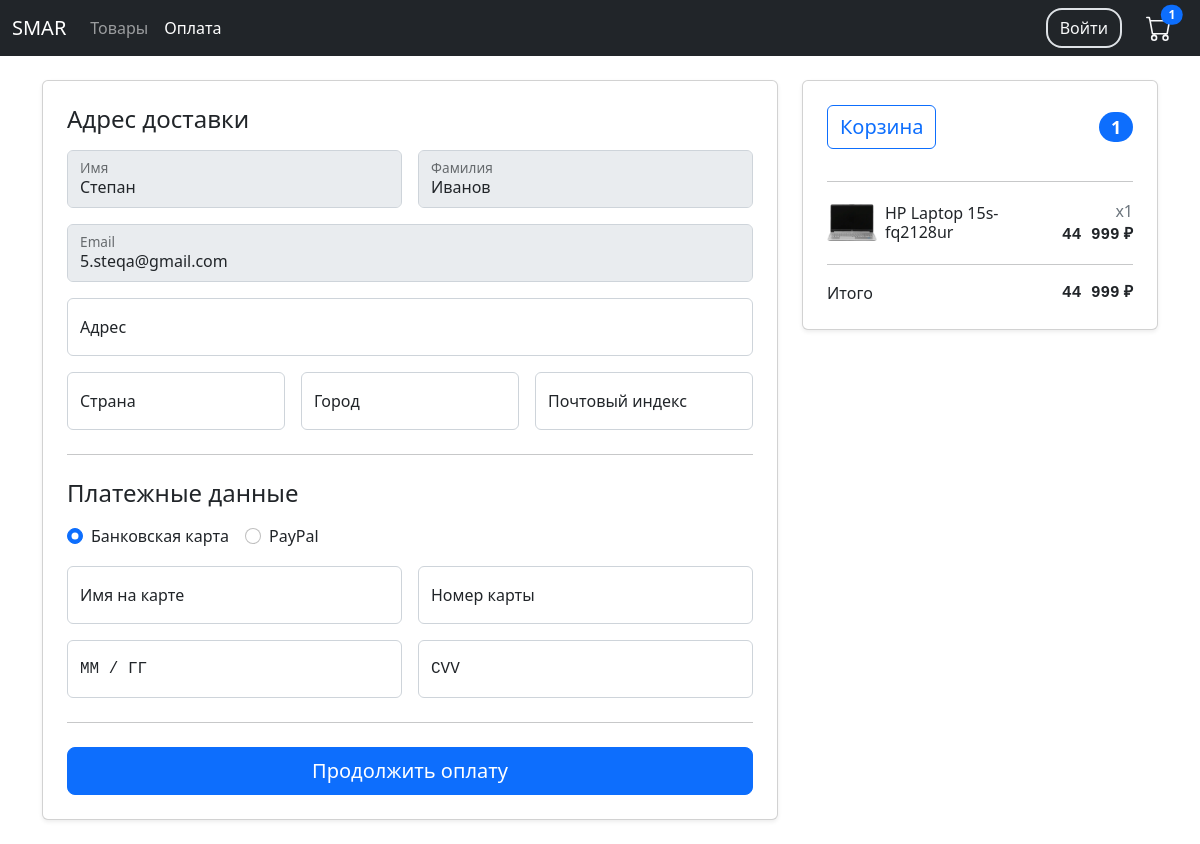
The page /checkout/ (signed in) on the database as committed earlier.
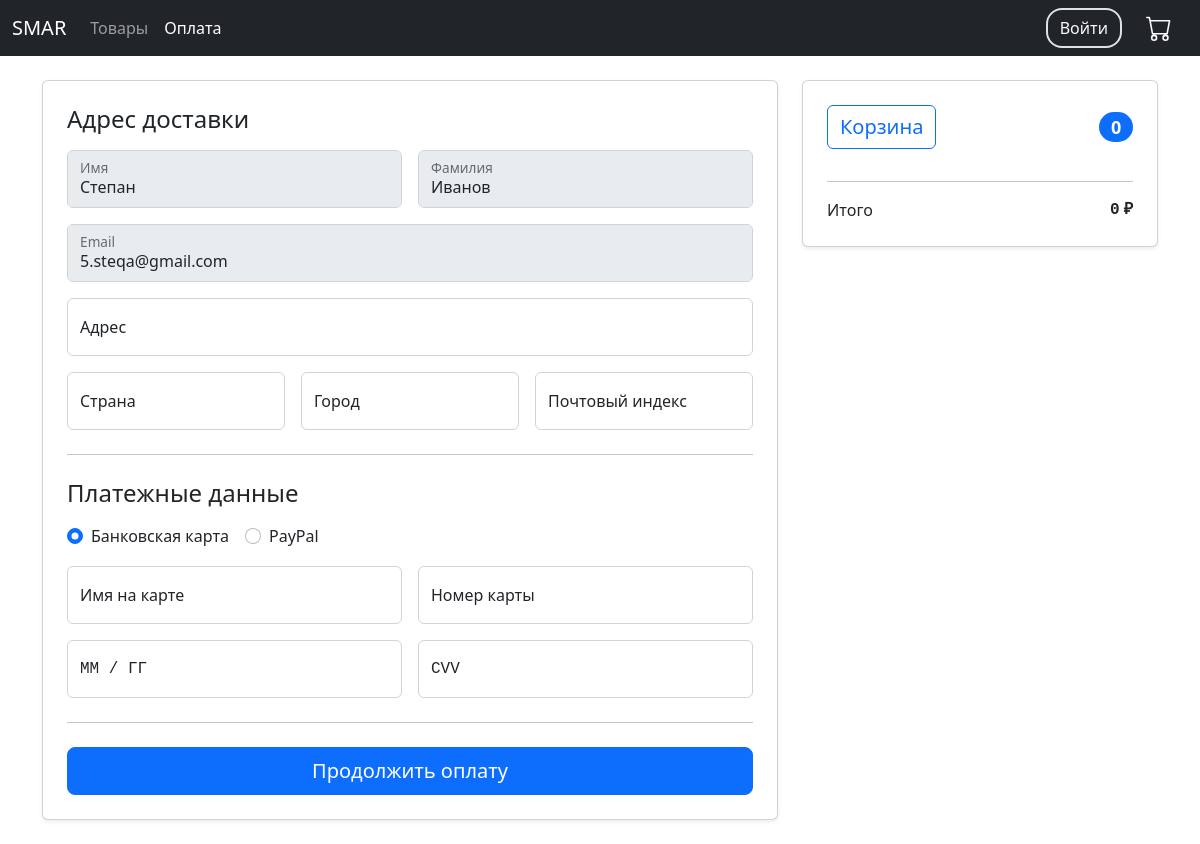
The same page on the database as committed later.
### store/models.py (models this page shows, shortened)
class Order(models.Model):
    customer = models.ForeignKey(User, on_delete=models.SET_NULL, null=True)
    date_ordered = models.DateTimeField(auto_now_add=True)
    complete = models.BooleanField(default=False)
    transaction_id = models.CharField(max_length=200)
    @property
    def get_total_order_price(self):
        order_items = self.orderitem_set.all()
        total_price = sum(item.get_total_items_price for item in order_items)
        return total_price
    @property
    def get_total_order_quantity(self):
        order_items = self.orderitem_set.all()
        total_quantity = sum(item.quantity for item in order_items)
        return total_quantity

class OrderItem(models.Model):
    product = models.ForeignKey(Product, on_delete=models.SET_NULL, null=True)
    order = models.ForeignKey(Order, on_delete=models.SET_NULL, null=True)
    quantity = models.SmallIntegerField(default=0)
    date_added = models.DateTimeField(auto_now_add=True)
    @property
    def get_total_items_price(self):
        total_price = self.product.price * self.quantity
        return total_price

class Product(models.Model):
    name = models.CharField(max_length=44)
    price = models.DecimalField(max_digits=9, decimal_places=2)
    image = models.ImageField()

### store/views.py (the view)
# urls.py: path('checkout/', views.checkout, name='checkout'),
def checkout(request):
    data = cart_data(request)
    order = data['order']
    order_items = data['order_items']
    cart_total_quantity = data['cart_total_quantity']
    context = {
        'order': order,
        'order_items': order_items,
        'cart_total_quantity': cart_total_quantity,
    }
    if request.user.is_authenticated:
        context['first_name'] = request.user.first_name
        context['last_name'] = request.user.last_name
        context['email'] = request.user.email
    return render(request, 'store/checkout.html', context)

### store/utils.py (called while the page is built)
def cart_data(request):
    if request.user.is_authenticated:
        customer = request.user
        order, created = Order.objects.get_or_create(customer=customer, complete=False)
        order_items = order.orderitem_set.all()
        cart_total_quantity = order.get_total_order_quantity
    else:
        cart = cookie_cart_data(request)
        order = cart['order']
        order_items = cart['order_items']
        cart_total_quantity = cart['cart_total_quantity']
    return {
        'order': order,
        'order_items': order_items,
        'cart_total_quantity': cart_total_quantity,
    }

### store/templates/store/checkout.html (shortened to what the changed rows need)
{% extends 'store/base.html' %}
{% load static %}
{% load humanize %}
{% block content %}
<div class="row gx-4 my-4">
    <div class="col-xl-4 col-12 order-xl-last order-first mb-4">
        <div class="card shadow-sm p-4">
            <h4 class="d-flex justify-content-between align-items-center mb-3">
                <a href="{% url 'cart' %}" class="btn btn-outline-primary fs-5">Корзина</a>
                <span class="badge bg-primary rounded-pill">{{ order.get_total_order_quantity }}</span>
            </h4>
            <hr>
            {% for item in order_items %}
            <div class="row align-items-center">
                <div class="col-8 d-flex align-items-center">
                    <img src="{{ item.product.image.url }}" class="rounded-1" style="height: 50px;" alt="...">
                    <h6 class="m-0 ms-2">{{ item.product.name }}</h6>
                </div>
                <div class="col-4 text-end">
                    <p class="m-0 text-secondary text-end">x{{ item.quantity }}</p>
                    <p class="m-0 font-monospace fw-semibold">{{ item.product.price|floatformat:"-2g" }}<span
                            class="ms-1">₽</span></p>
                </div>
            </div>
            <hr>
            {% endfor %}
            <div class="d-flex justify-content-between">
                <span>Итого</span>
                <p class="m-0 font-monospace fw-semibold">{{ order.get_total_order_price|floatformat:"-2g" }}<span
                        class="ms-1">₽</span></p>
            </div>
        </div>
    </div>
</div>
{% endblock %}

Rows that differ between the two databases and show on the page:
removed Order: get_total_order_quantity "1", get_total_order_price "44 999"
removed OrderItem: product.image (picture), product.name "HP Laptop 15s-fq2128ur", quantity "1", product.price "44 999"
added Order: get_total_order_quantity "0", get_total_order_price "0"
Other text that changed with them:
{{ cart_total_quantity }}: "1" → (not shown)
